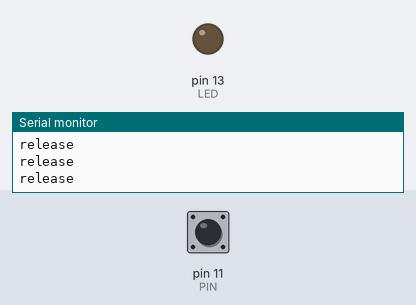
This sketch was run on a simulated Arduino Uno, built with avr-gcc and run on an emulated ATmega328P. Shown: output pins drawn as LEDs (lit = HIGH), the last lines printed to the serial monitor. Inputs (shaded band) come from the test bench; at power-on: pin 11 (PIN) HIGH.

Above: at 1.2 s.
1.3 s: pin 11 (PIN) pulled LOW for 0.15 s
At 1.38 s:
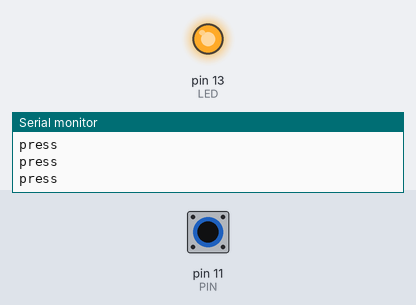
2.9 s: pin 11 (PIN) pulled LOW for 3.2 s
At 6.8 s:
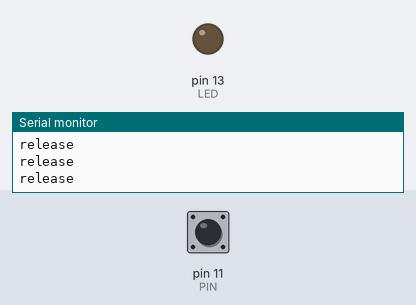
Timing chart, 0 to 8.3 s (numbered marks = the images above; inputs shaded):
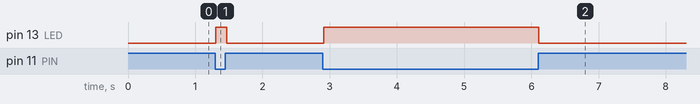

Measured:
- after the input at 1.3 s, pin 13 (LED): LOW → HIGH at once, → LOW 0.16 s later
- after the input at 2.9 s, pin 13 (LED): LOW → HIGH at once, → LOW 3.2 s later

The sketch:

button-out.ino
```cpp
const int PIN = 11;
const int LED = 13;

void setup() {
  pinMode(PIN, INPUT_PULLUP);
  pinMode(LED, OUTPUT);

  Serial.begin(9600);
}

void loop() {
  int val = digitalRead(PIN);
  if (val == LOW) {
    Serial.println("press");
    digitalWrite(LED, HIGH);
  } else {
    Serial.println("release");
    digitalWrite(LED, LOW);
  }
  delay(20);
}
```
